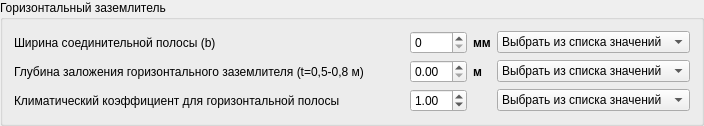
         <widget class="QGroupBox" name="groupBox_contoured">
          <property name="title">
           <string>Горизонтальный заземлитель</string>
          </property>
          <layout class="QVBoxLayout" name="verticalLayout_12">
           <item>
            <layout class="QGridLayout" name="gridLayout_19" rowstretch="0,0,0" columnstretch="7,0,2,1,3">
             <item row="1" column="3">
              <widget class="QLabel" name="label_149">
               <property name="font">
                <font>
                 <weight>75</weight>
                 <bold>true</bold>
                </font>
               </property>
               <property name="text">
                <string>м</string>
               </property>
              </widget>
             </item>
             <item row="0" column="2">
              <widget class="QSpinBox" name="spinBox_ground_electrode_horizontal_width"/>
             </item>
             <item row="0" column="0">
              <widget class="QLabel" name="label_148">
               <property name="text">
                <string>Ширина соединительной полосы (b)</string>
               </property>
              </widget>
             </item>
             <item row="1" column="0">
              <widget class="QLabel" name="label_142">
               <property name="text">
                <string>Глубина заложения горизонтального заземлителя (t=0,5-0,8 м)</string>
               </property>
              </widget>
             </item>
             <item row="1" column="2">
              <widget class="QDoubleSpinBox" name="doubleSpinBox_ground_electrode_horizontal_depth"/>
             </item>
             <item row="0" column="4">
              <widget class="QComboBox" name="comboBox_ground_electrode_horizontal_width">
               <item>
                <property name="text">
                 <string>Выбрать из списка значений</string>
                </property>
               </item>
               <item>
                <property name="text">
                 <string>30</string>
                </property>
               </item>
               <item>
                <property name="text">
                 <string>40</string>
                </property>
               </item>
               <item>
                <property name="text">
                 <string>50</string>
                </property>
               </item>
              </widget>
             </item>
             <item row="0" column="3">
              <widget class="QLabel" name="label_146">
               <property name="font">
                <font>
                 <weight>75</weight>
                 <bold>true</bold>
                </font>
               </property>
               <property name="text">
                <string>мм</string>
               </property>
              </widget>
             </item>
             <item row="1" column="4">
              <widget class="QComboBox" name="comboBox_ground_electrode_horizontal_depth">
               <item>
                <property name="text">
                 <string>Выбрать из списка значений</string>
                </property>
               </item>
               <item>
                <property name="text">
                 <string>0.5</string>
                </property>
               </item>
               <item>
                <property name="text">
                 <string>0.6</string>
                </property>
               </item>
               <item>
                <property name="text">
                 <string>0.7</string>
                </property>
               </item>
               <item>
                <property name="text">
                 <string>0.8</string>
                </property>
               </item>
              </widget>
             </item>
             <item row="1" column="1">
              <spacer name="horizontalSpacer_2">
               <property name="orientation">
                <enum>Qt::Horizontal</enum>
               </property>
               <property name="sizeHint" stdset="0">
                <size>
                 <width>40</width>
                 <height>20</height>
                </size>
               </property>
              </spacer>
             </item>
             <item row="2" column="0">
              <widget class="QLabel" name="label_132">
               <property name="text">
                <string>Климатический коэффициент для горизонтальной полосы</string>
               </property>
              </widget>
             </item>
             <item row="2" column="2">
              <widget class="QDoubleSpinBox" name="doubleSpinBox_ground_electrode_horizontal_climat_coeff">
               <property name="value">
                <double>1.000000000000000</double>
               </property>
              </widget>
             </item>
             <item row="2" column="4">
              <widget class="QComboBox" name="comboBox_ground_electrode_horizontal_climat_coeff">
               <item>
                <property name="text">
                 <string>Выбрать из списка значений</string>
                </property>
               </item>
               <item>
                <property name="text">
                 <string>(Зона I H=0.5-0.8 м) - 5.75</string>
                </property>
               </item>
               <item>
                <property name="text">
                 <string>(Зона II H=0.5-0.8 м) - 4.00</string>
                </property>
               </item>
               <item>
                <property name="text">
                 <string>(Зона III H=0.5-0.8 м) - 2.25</string>
                </property>
               </item>
               <item>
                <property name="text">
                 <string>(Зона IV H=0.5-0.8 м) - 1.75</string>
                </property>
               </item>
              </widget>
             </item>
            </layout>
           </item>
          </layout>
         </widget>
